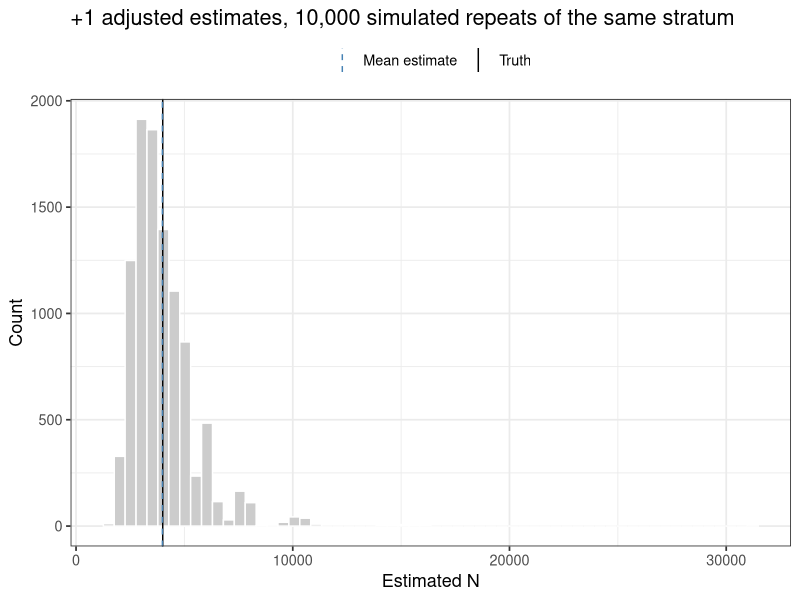
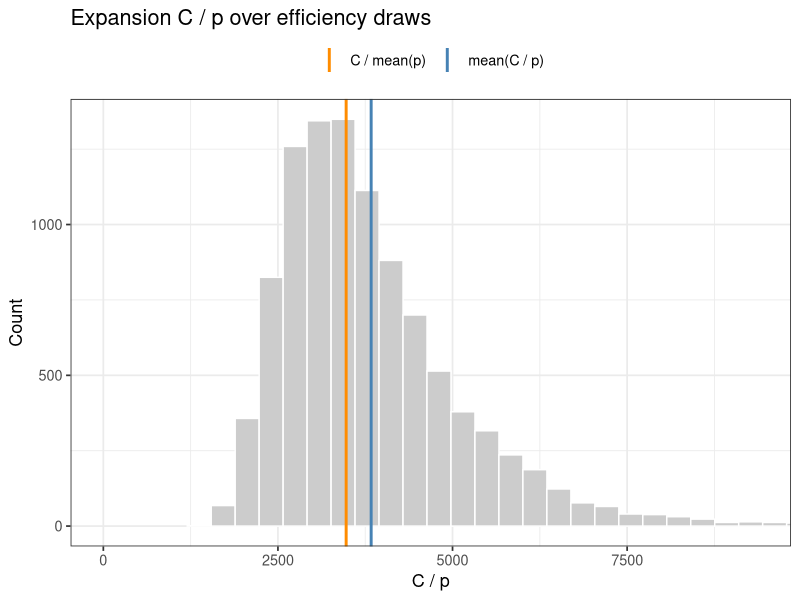

These charts were generated, in order, by the following R code:
# Trap efficiency at a screw trap
# (Run 00_setup.R once first: it installs packages and checks JAGS.)
#
# One stratum at a rotary screw trap. Some passing fish are caught. Separately,
# M fish are marked and released upstream (an efficiency trial), and R of them
# are caught again. R / M estimates trap efficiency, and the unmarked catch C
# divided by efficiency estimates how many fish passed.
#
# Two estimators of passage N:
#   Simple expansion:   C * M / R          (catch divided by R / M; it has the
#                                           Lincoln-Petersen form)
#   +1 adjusted:        C * (M + 1) / (R + 1)
# The +1 version is the same idea as Chapman's correction, written for this
# setup: here C is the unmarked catch and the marked fish come from a
# separate trial, which is not the two-sample design Chapman's formula
# assumes. For R ~ Binomial(M, p), E[(M + 1) / (R + 1)] = (1 - (1 - p)^(M + 1)) / p,
# so the adjusted estimator averages N * (1 - (1 - p)^(M + 1)): nearly
# unbiased unless M is tiny or p is very small.
#
# Plain R, no JAGS. All data are simulated, so we know the truth.
# This is a teaching example, not the estimator IDFG uses.

library(ggplot2)

# 0. The talk's exact toy example: Bailey's modification ----
# Keep the slide's estimator and numbers separate from the independent-trial
# simulation below. Swapping M and C inside the +1 terms changes the estimator.
bailey <- function(M, C, R) M * (C + 1) / (R + 1)
slide.M <- 200; slide.C <- 1000; slide.R <- 20
cat("Talk example, Bailey:", round(bailey(slide.M, slide.C, slide.R)),
    "  plain Petersen:", slide.M * slide.C / slide.R, "\n")
stopifnot(round(bailey(slide.M, slide.C, slide.R)) == 9533)
# With multiple disjoint strata, apply the formula to each stratum and sum.
# This second row is an additional hypothetical stratum, not a slide value.
strata.example <- data.frame(stratum = 1:2, M = c(200, 100),
                            C = c(1000, 400), R = c(20, 10))
strata.example$N.bailey <- with(strata.example, bailey(M, C, R))
print(strata.example)
cat("Sum of stratum estimates:", sum(strata.example$N.bailey), "\n")
# The remaining lesson uses a different design: C is an independent unmarked
# binomial catch and R comes from a separate release trial. Its adjustment is
# C*(M+1)/(R+1), which gives 9,571 for the slide inputs, NOT Bailey's 9,533.
# The expectation identity below applies to that simulation's adjustment.

set.seed(1)

# 1. One stratum ----

N <- 4000      # True number of fish passing the trap
p <- 0.15      # True trap efficiency (chance a passing fish is caught)
M <- 50        # Marked fish released upstream (few, so efficiency is uncertain)

C <- rbinom(1, N, p)   # Unmarked catch
R <- rbinom(1, M, p)   # Marked fish recaptured

p.hat <- R / M
N.simple <- C * M / R
N.adj <- C * (M + 1) / (R + 1)

cat("Catch C =", C, " Recaptures R =", R, "of M =", M, "\n")
cat("Efficiency estimate R / M =", round(p.hat, 3), " (truth", p, ")\n")
cat("Simple expansion N =", round(N.simple), "\n")
cat("+1 adjusted N      =", round(N.adj), "\n")
cat("Truth              =", N, "\n")

# 2. Repeat the same stratum many times ----
# Rerun this one stratum 10,000 times with the same truth (N, p, M). Only
# chance changes: which fish get caught and which marked fish come back.
# This is the sampling distribution: everything you could have gotten. In
# real life you get one of these. Not 10,000 different days or strata.

n.sims <- 10000
C.sim <- rbinom(n.sims, N, p)
R.sim <- rbinom(n.sims, M, p)
simple.sim <- C.sim * M / R.sim
adj.sim <- C.sim * (M + 1) / (R.sim + 1)

cat("\nAcross", n.sims, "simulated repeats of the same stratum:\n")
# With few marked fish, some repeats recapture none. The simple expansion
# then divides by zero; the +1 terms keep the adjusted version finite.
cat("Repeats with zero recaptures:", sum(R.sim == 0), "(simple expansion is infinite there)\n")
ok <- R.sim > 0
cat("Mean simple expansion (R > 0 only):", round(mean(simple.sim[ok])),
    " bias", round(100 * (mean(simple.sim[ok]) / N - 1), 1), "%\n")
cat("Mean +1 adjusted:                  ", round(mean(adj.sim)),
    " bias", round(100 * (mean(adj.sim) / N - 1), 1), "%\n")
cat("Expected from the formula:         ", round(N * (1 - (1 - p)^(M + 1))), "\n")
cat("Middle 95% of +1 adjusted:", round(quantile(adj.sim, c(0.025, 0.975))), "\n")

# 3. Jensen's inequality ----
# Efficiency is uncertain. Expanding by 1 / (average efficiency) is not the
# same as averaging the expansions. Draw efficiency from its posterior
# under a flat prior, Beta(R + 1, M - R + 1), and compare.

p.draws <- rbeta(10000, R + 1, M - R + 1)
cat("\nC / mean(p)  =", round(C / mean(p.draws)), "\n")
cat("mean(C / p)  =", round(mean(C / p.draws)), "\n")
cat("1 / p is convex, so the second is always larger. The gap grows as p gets small.\n")

# 4. Plot ----
# Each plot prints on its own.

p1 <- ggplot(data.frame(est = adj.sim), aes(est)) +
  geom_histogram(bins = 60, fill = "gray80", color = "white") +
  geom_vline(aes(xintercept = N, linetype = "Truth")) +
  geom_vline(aes(xintercept = mean(adj.sim), linetype = "Mean estimate"), color = "steelblue") +
  scale_linetype_manual(NULL, values = c("Truth" = "solid", "Mean estimate" = "dashed")) +
  labs(title = "+1 adjusted estimates, 10,000 simulated repeats of the same stratum", x = "Estimated N", y = "Count") +
  theme_bw(base_size = 13) + theme(legend.position = "top")
print(p1)

p2 <- ggplot(data.frame(x = C / p.draws), aes(x)) +
  geom_histogram(bins = 60, fill = "gray80", color = "white") +
  geom_vline(aes(xintercept = C / mean(p.draws), color = "C / mean(p)"), linewidth = 1) +
  geom_vline(aes(xintercept = mean(C / p.draws), color = "mean(C / p)"), linewidth = 1) +
  scale_color_manual(NULL, values = c("C / mean(p)" = "darkorange", "mean(C / p)" = "steelblue")) +
  coord_cartesian(xlim = c(0, quantile(C / p.draws, 0.995))) +   # trim the rare extreme draws from the axis
  labs(title = "Expansion C / p over efficiency draws", x = "C / p", y = "Count") +
  theme_bw(base_size = 13) + theme(legend.position = "top")
print(p2)

# Lessons ----
# - Trap efficiency comes from marked fish: R / M. Abundance is catch divided
#   by efficiency, so every error in efficiency carries straight into N.
# - The simple expansion runs high when few marked fish are recaptured, and
#   is infinite when none are. Adding 1 to M and R corrects nearly all of that.
# - Match the estimator to the design: Chapman's formula is for two samples
#   from the same population; an efficiency trial is a different setup.
# - Efficiency is uncertain, and 1 / efficiency is curved. Averaging the
#   expansions, mean(C / p), is always larger than expanding by the average,
#   C / mean(p). That gap is Jensen's inequality, and it grows as p gets small.

# Where BPA teaches this ----
# Kery and Schaub (2012), section numbers as in the book and its JAGS code:
# - 1.3  The binomial distribution as a canonical description of the
#        observation process (catch and recaptures here are binomial draws)
# - 6.2.1  Closed-population size from capture-recapture, the simplest case
#          (model M0): estimating N from marked animals in a Bayesian model.
